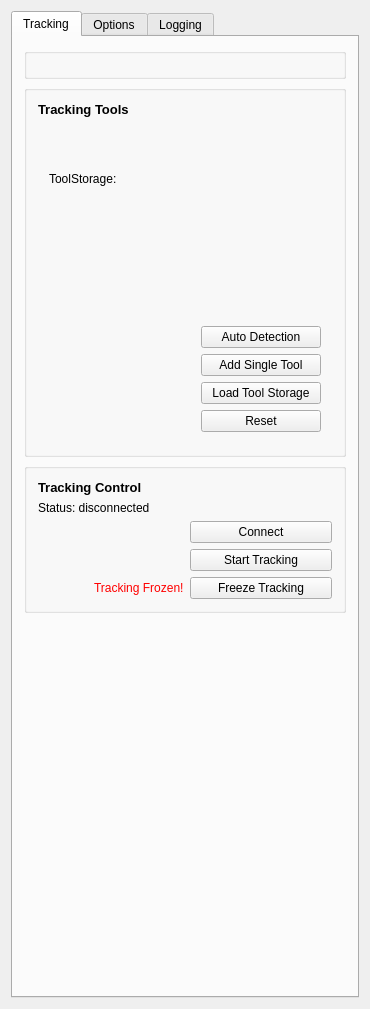
<?xml version="1.0" encoding="UTF-8"?>
<ui version="4.0">
 <class>QmitkMITKIGTTrackingToolboxViewControls</class>
 <widget class="QWidget" name="QmitkMITKIGTTrackingToolboxViewControls">
  <property name="geometry">
   <rect>
    <x>0</x>
    <y>0</y>
    <width>370</width>
    <height>1009</height>
   </rect>
  </property>
  <property name="minimumSize">
   <size>
    <width>0</width>
    <height>0</height>
   </size>
  </property>
  <property name="windowTitle">
   <string>QmitkTemplate</string>
  </property>
  <layout class="QVBoxLayout" name="verticalLayout_3">
   <item>
    <widget class="QTabWidget" name="m_MainWidget">
     <property name="currentIndex">
      <number>0</number>
     </property>
     <widget class="QWidget" name="tab">
      <attribute name="title">
       <string>Tracking</string>
      </attribute>
      <layout class="QVBoxLayout" name="verticalLayout_9">
       <item>
        <widget class="QGroupBox" name="groupBox_3">
         <property name="sizePolicy">
          <sizepolicy hsizetype="Preferred" vsizetype="Fixed">
           <horstretch>0</horstretch>
           <verstretch>0</verstretch>
          </sizepolicy>
         </property>
         <property name="minimumSize">
          <size>
           <width>0</width>
           <height>0</height>
          </size>
         </property>
         <property name="maximumSize">
          <size>
           <width>16777215</width>
           <height>280</height>
          </size>
         </property>
         <property name="title">
          <string/>
         </property>
         <layout class="QVBoxLayout" name="verticalLayout_4">
          <item>
           <widget class="QmitkTrackingDeviceConfigurationWidget" name="m_configurationWidget" native="true">
            <property name="sizePolicy">
             <sizepolicy hsizetype="Preferred" vsizetype="Fixed">
              <horstretch>0</horstretch>
              <verstretch>0</verstretch>
             </sizepolicy>
            </property>
           </widget>
          </item>
         </layout>
        </widget>
       </item>
       <item>
        <widget class="QGroupBox" name="m_TrackingToolsGoupBox">
         <property name="title">
          <string/>
         </property>
         <layout class="QVBoxLayout" name="verticalLayout_5">
          <item>
           <widget class="QLabel" name="label_2">
            <property name="font">
             <font>
              <pointsize>6</pointsize>
              <weight>75</weight>
              <bold>true</bold>
             </font>
            </property>
            <property name="text">
             <string>&lt;!DOCTYPE HTML PUBLIC &quot;-//W3C//DTD HTML 4.0//EN&quot; &quot;http://www.w3.org/TR/REC-html40/strict.dtd&quot;&gt;
&lt;html&gt;&lt;head&gt;&lt;meta name=&quot;qrichtext&quot; content=&quot;1&quot; /&gt;&lt;style type=&quot;text/css&quot;&gt;
p, li { white-space: pre-wrap; }
&lt;/style&gt;&lt;/head&gt;&lt;body style=&quot; font-family:'MS Shell Dlg 2'; font-size:7.8pt; font-weight:400; font-style:normal;&quot;&gt;
&lt;p style=&quot; margin-top:0px; margin-bottom:0px; margin-left:0px; margin-right:0px; -qt-block-indent:0; text-indent:0px;&quot;&gt;&lt;span style=&quot; font-size:10pt; font-weight:600;&quot;&gt;Tracking Tools&lt;/span&gt;&lt;/p&gt;&lt;/body&gt;&lt;/html&gt;</string>
            </property>
           </widget>
          </item>
          <item>
           <widget class="QStackedWidget" name="m_TrackingToolsWidget">
            <property name="lineWidth">
             <number>0</number>
            </property>
            <property name="currentIndex">
             <number>0</number>
            </property>
            <widget class="QWidget" name="page">
             <layout class="QVBoxLayout" name="verticalLayout_11">
              <item>
               <layout class="QHBoxLayout" name="horizontalLayout_3">
                <item>
                 <widget class="QLabel" name="label_4">
                  <property name="text">
                   <string>ToolStorage:</string>
                  </property>
                 </widget>
                </item>
                <item>
                 <widget class="QLabel" name="m_toolLabel">
                  <property name="text">
                   <string>&lt;none&gt;</string>
                  </property>
                 </widget>
                </item>
                <item>
                 <spacer name="horizontalSpacer">
                  <property name="orientation">
                   <enum>Qt::Horizontal</enum>
                  </property>
                  <property name="sizeHint" stdset="0">
                   <size>
                    <width>40</width>
                    <height>20</height>
                   </size>
                  </property>
                 </spacer>
                </item>
               </layout>
              </item>
              <item>
               <widget class="QmitkToolTrackingStatusWidget" name="m_TrackingToolsStatusWidget" native="true">
                <property name="minimumSize">
                 <size>
                  <width>200</width>
                  <height>80</height>
                 </size>
                </property>
               </widget>
              </item>
              <item>
               <layout class="QHBoxLayout" name="horizontalLayout_9">
                <item>
                 <spacer name="horizontalSpacer_7">
                  <property name="orientation">
                   <enum>Qt::Horizontal</enum>
                  </property>
                  <property name="sizeHint" stdset="0">
                   <size>
                    <width>13</width>
                    <height>49</height>
                   </size>
                  </property>
                 </spacer>
                </item>
                <item>
                 <layout class="QVBoxLayout" name="verticalLayout">
                  <item>
                   <widget class="QPushButton" name="m_AutoDetectTools">
                    <property name="minimumSize">
                     <size>
                      <width>120</width>
                      <height>0</height>
                     </size>
                    </property>
                    <property name="text">
                     <string>Auto Detection</string>
                    </property>
                   </widget>
                  </item>
                  <item>
                   <widget class="QPushButton" name="m_AddSingleTool">
                    <property name="minimumSize">
                     <size>
                      <width>120</width>
                      <height>0</height>
                     </size>
                    </property>
                    <property name="text">
                     <string>Add Single Tool</string>
                    </property>
                   </widget>
                  </item>
                  <item>
                   <widget class="QPushButton" name="m_LoadTools">
                    <property name="minimumSize">
                     <size>
                      <width>120</width>
                      <height>0</height>
                     </size>
                    </property>
                    <property name="text">
                     <string>Load Tool Storage</string>
                    </property>
                   </widget>
                  </item>
                  <item>
                   <widget class="QPushButton" name="m_ResetTools">
                    <property name="minimumSize">
                     <size>
                      <width>120</width>
                      <height>0</height>
                     </size>
                    </property>
                    <property name="text">
                     <string>Reset</string>
                    </property>
                   </widget>
                  </item>
                 </layout>
                </item>
               </layout>
              </item>
             </layout>
            </widget>
            <widget class="QWidget" name="page_2">
             <layout class="QVBoxLayout" name="verticalLayout_10">
              <item>
               <widget class="QmitkNavigationToolCreationWidget" name="m_NavigationToolCreationWidget" native="true"/>
              </item>
             </layout>
            </widget>
           </widget>
          </item>
         </layout>
        </widget>
       </item>
       <item>
        <widget class="QGroupBox" name="m_TrackingControlsGroupBox">
         <property name="title">
          <string/>
         </property>
         <layout class="QVBoxLayout" name="verticalLayout_2">
          <item>
           <widget class="QLabel" name="label_3">
            <property name="text">
             <string>&lt;!DOCTYPE HTML PUBLIC &quot;-//W3C//DTD HTML 4.0//EN&quot; &quot;http://www.w3.org/TR/REC-html40/strict.dtd&quot;&gt;
&lt;html&gt;&lt;head&gt;&lt;meta name=&quot;qrichtext&quot; content=&quot;1&quot; /&gt;&lt;style type=&quot;text/css&quot;&gt;
p, li { white-space: pre-wrap; }
&lt;/style&gt;&lt;/head&gt;&lt;body style=&quot; font-family:'MS Shell Dlg 2'; font-size:7.8pt; font-weight:400; font-style:normal;&quot;&gt;
&lt;p style=&quot; margin-top:0px; margin-bottom:0px; margin-left:0px; margin-right:0px; -qt-block-indent:0; text-indent:0px;&quot;&gt;&lt;span style=&quot; font-size:10pt; font-weight:600;&quot;&gt;Tracking Control&lt;/span&gt;&lt;/p&gt;&lt;/body&gt;&lt;/html&gt;</string>
            </property>
           </widget>
          </item>
          <item>
           <widget class="QLabel" name="m_TrackingControlLabel">
            <property name="text">
             <string>Status: disconnected</string>
            </property>
           </widget>
          </item>
          <item>
           <layout class="QHBoxLayout" name="horizontalLayout">
            <item>
             <spacer name="horizontalSpacer_11">
              <property name="orientation">
               <enum>Qt::Horizontal</enum>
              </property>
              <property name="sizeHint" stdset="0">
               <size>
                <width>40</width>
                <height>20</height>
               </size>
              </property>
             </spacer>
            </item>
            <item>
             <widget class="QPushButton" name="m_ConnectDisconnectButton">
              <property name="minimumSize">
               <size>
                <width>142</width>
                <height>0</height>
               </size>
              </property>
              <property name="text">
               <string>Connect</string>
              </property>
             </widget>
            </item>
           </layout>
          </item>
          <item>
           <layout class="QHBoxLayout" name="horizontalLayout_2">
            <item>
             <spacer name="horizontalSpacer_2">
              <property name="orientation">
               <enum>Qt::Horizontal</enum>
              </property>
              <property name="sizeHint" stdset="0">
               <size>
                <width>40</width>
                <height>20</height>
               </size>
              </property>
             </spacer>
            </item>
            <item>
             <widget class="QPushButton" name="m_StartStopTrackingButton">
              <property name="minimumSize">
               <size>
                <width>142</width>
                <height>0</height>
               </size>
              </property>
              <property name="text">
               <string>Start Tracking</string>
              </property>
             </widget>
            </item>
           </layout>
          </item>
          <item>
           <layout class="QHBoxLayout" name="horizontalLayout_11">
            <item>
             <spacer name="horizontalSpacer_9">
              <property name="orientation">
               <enum>Qt::Horizontal</enum>
              </property>
              <property name="sizeHint" stdset="0">
               <size>
                <width>40</width>
                <height>20</height>
               </size>
              </property>
             </spacer>
            </item>
            <item>
             <widget class="QLabel" name="m_TrackingFrozenLabel">
              <property name="text">
               <string>&lt;html&gt;&lt;head/&gt;&lt;body&gt;&lt;p&gt;&lt;span style=&quot; color:#ff0000;&quot;&gt;Tracking Frozen!&lt;/span&gt;&lt;/p&gt;&lt;/body&gt;&lt;/html&gt;</string>
              </property>
             </widget>
            </item>
            <item>
             <widget class="QPushButton" name="m_FreezeUnfreezeTrackingButton">
              <property name="enabled">
               <bool>true</bool>
              </property>
              <property name="minimumSize">
               <size>
                <width>142</width>
                <height>0</height>
               </size>
              </property>
              <property name="text">
               <string>Freeze Tracking</string>
              </property>
             </widget>
            </item>
           </layout>
          </item>
         </layout>
        </widget>
       </item>
       <item>
        <spacer name="verticalSpacer">
         <property name="orientation">
          <enum>Qt::Vertical</enum>
         </property>
         <property name="sizeHint" stdset="0">
          <size>
           <width>20</width>
           <height>40</height>
          </size>
         </property>
        </spacer>
       </item>
      </layout>
     </widget>
     <widget class="QWidget" name="tab_2">
      <attribute name="title">
       <string>Options</string>
      </attribute>
      <layout class="QVBoxLayout" name="verticalLayout_13">
       <item>
        <layout class="QHBoxLayout" name="horizontalLayout_12">
         <item>
          <widget class="QCheckBox" name="m_DisableAllTimers">
           <property name="text">
            <string>Disable All Timers</string>
           </property>
          </widget>
         </item>
         <item>
          <widget class="QLabel" name="m_renderWarningLabel">
           <property name="enabled">
            <bool>true</bool>
           </property>
           <property name="text">
            <string>&lt;html&gt;&lt;head/&gt;&lt;body&gt;&lt;p align=&quot;right&quot;&gt;&lt;span style=&quot; color:#ff0000;&quot;&gt;Rendering Disabled!&lt;/span&gt;&lt;/p&gt;&lt;/body&gt;&lt;/html&gt;</string>
           </property>
           <property name="textFormat">
            <enum>Qt::AutoText</enum>
           </property>
          </widget>
         </item>
        </layout>
       </item>
       <item>
        <widget class="QGroupBox" name="m_UpdateRateOptionsGroupBox">
         <property name="title">
          <string>Update Rate Options</string>
         </property>
         <layout class="QVBoxLayout" name="verticalLayout_14">
          <item>
           <layout class="QHBoxLayout" name="horizontalLayout_6">
            <item>
             <widget class="QLabel" name="m_OptionsUpdateRateLabel">
              <property name="text">
               <string>Update Rate [per second]</string>
              </property>
             </widget>
            </item>
            <item>
             <spacer name="horizontalSpacer_5">
              <property name="orientation">
               <enum>Qt::Horizontal</enum>
              </property>
              <property name="sizeHint" stdset="0">
               <size>
                <width>40</width>
                <height>20</height>
               </size>
              </property>
             </spacer>
            </item>
            <item>
             <widget class="QSpinBox" name="m_UpdateRate">
              <property name="maximum">
               <number>100</number>
              </property>
              <property name="value">
               <number>10</number>
              </property>
             </widget>
            </item>
           </layout>
          </item>
          <item>
           <widget class="QCheckBox" name="m_UseDifferentUpdateRates">
            <property name="text">
             <string>Use different Render and Log Update Rates</string>
            </property>
           </widget>
          </item>
          <item>
           <layout class="QHBoxLayout" name="horizontalLayout_8" stretch="0,0,0">
            <item>
             <widget class="QLabel" name="m_OptionsRenderUpdateRateLabel">
              <property name="enabled">
               <bool>false</bool>
              </property>
              <property name="text">
               <string>Render Update Rate [fps]</string>
              </property>
             </widget>
            </item>
            <item>
             <spacer name="horizontalSpacer_3">
              <property name="orientation">
               <enum>Qt::Horizontal</enum>
              </property>
              <property name="sizeHint" stdset="0">
               <size>
                <width>40</width>
                <height>20</height>
               </size>
              </property>
             </spacer>
            </item>
            <item>
             <widget class="QSpinBox" name="m_RenderUpdateRate">
              <property name="enabled">
               <bool>false</bool>
              </property>
              <property name="minimum">
               <number>0</number>
              </property>
              <property name="maximum">
               <number>100</number>
              </property>
              <property name="value">
               <number>10</number>
              </property>
             </widget>
            </item>
           </layout>
          </item>
          <item>
           <layout class="QHBoxLayout" name="horizontalLayout_10">
            <item>
             <widget class="QLabel" name="m_OptionsLogUpdateRateLabel">
              <property name="enabled">
               <bool>false</bool>
              </property>
              <property name="text">
               <string>Log Update Rate [per second]</string>
              </property>
             </widget>
            </item>
            <item>
             <spacer name="horizontalSpacer_8">
              <property name="orientation">
               <enum>Qt::Horizontal</enum>
              </property>
              <property name="sizeHint" stdset="0">
               <size>
                <width>40</width>
                <height>20</height>
               </size>
              </property>
             </spacer>
            </item>
            <item>
             <widget class="QSpinBox" name="m_LogUpdateRate">
              <property name="enabled">
               <bool>false</bool>
              </property>
              <property name="minimum">
               <number>1</number>
              </property>
              <property name="maximum">
               <number>120</number>
              </property>
              <property name="singleStep">
               <number>10</number>
              </property>
              <property name="value">
               <number>60</number>
              </property>
             </widget>
            </item>
           </layout>
          </item>
         </layout>
        </widget>
       </item>
       <item>
        <widget class="QGroupBox" name="groupBox">
         <property name="title">
          <string>Tracking Volume Options</string>
         </property>
         <layout class="QVBoxLayout" name="verticalLayout_7">
          <item>
           <widget class="QCheckBox" name="m_ShowTrackingVolume">
            <property name="enabled">
             <bool>true</bool>
            </property>
            <property name="text">
             <string>Show Tracking Volume</string>
            </property>
            <property name="checked">
             <bool>true</bool>
            </property>
           </widget>
          </item>
          <item>
           <widget class="QLabel" name="label_5">
            <property name="text">
             <string>Select Model:</string>
            </property>
           </widget>
          </item>
          <item>
           <widget class="QComboBox" name="m_VolumeSelectionBox"/>
          </item>
         </layout>
        </widget>
       </item>
       <item>
        <widget class="QGroupBox" name="m_OtherOptionsGroupBox">
         <property name="title">
          <string>Other Options</string>
         </property>
         <layout class="QVBoxLayout" name="verticalLayout_12">
          <item>
           <widget class="QCheckBox" name="m_ShowToolQuaternions">
            <property name="text">
             <string>Show Tool Quaternions</string>
            </property>
           </widget>
          </item>
          <item>
           <widget class="QCheckBox" name="m_EnableOpenIGTLinkMicroService">
            <property name="text">
             <string>Enable Open IGT Link MicroService</string>
            </property>
            <property name="checked">
             <bool>true</bool>
            </property>
           </widget>
          </item>
          <item>
           <widget class="QLabel" name="label_6">
            <property name="text">
             <string>Caution, only for backward compatibility:</string>
            </property>
           </widget>
          </item>
          <item>
           <widget class="QCheckBox" name="m_InverseMode">
            <property name="text">
             <string>Inverse mode (Quaternions are stored inverse)</string>
            </property>
           </widget>
          </item>
         </layout>
        </widget>
       </item>
       <item>
        <spacer name="verticalSpacer_3">
         <property name="orientation">
          <enum>Qt::Vertical</enum>
         </property>
         <property name="sizeHint" stdset="0">
          <size>
           <width>20</width>
           <height>600</height>
          </size>
         </property>
        </spacer>
       </item>
      </layout>
     </widget>
     <widget class="QWidget" name="tab_3">
      <attribute name="title">
       <string>Logging</string>
      </attribute>
      <layout class="QVBoxLayout" name="verticalLayout_8">
       <item>
        <layout class="QHBoxLayout" name="horizontalLayout_4">
         <item>
          <widget class="QLabel" name="label">
           <property name="text">
            <string>Filename:</string>
           </property>
          </widget>
         </item>
         <item>
          <widget class="QLineEdit" name="m_LoggingFileName"/>
         </item>
         <item>
          <widget class="QPushButton" name="m_ChooseFile">
           <property name="text">
            <string>Choose File</string>
           </property>
          </widget>
         </item>
        </layout>
       </item>
       <item>
        <layout class="QHBoxLayout" name="horizontalLayout_7">
         <item>
          <widget class="QCheckBox" name="m_LoggingLimit">
           <property name="text">
            <string>Limit Number Of Logged Frames:</string>
           </property>
          </widget>
         </item>
         <item>
          <spacer name="horizontalSpacer_6">
           <property name="orientation">
            <enum>Qt::Horizontal</enum>
           </property>
           <property name="sizeHint" stdset="0">
            <size>
             <width>40</width>
             <height>20</height>
            </size>
           </property>
          </spacer>
         </item>
         <item>
          <widget class="QSpinBox" name="m_LoggedFramesLimit">
           <property name="minimum">
            <number>1</number>
           </property>
           <property name="maximum">
            <number>9999</number>
           </property>
           <property name="value">
            <number>300</number>
           </property>
          </widget>
         </item>
        </layout>
       </item>
       <item>
        <widget class="QRadioButton" name="m_csvFormat">
         <property name="text">
          <string>CSV format</string>
         </property>
         <property name="checked">
          <bool>true</bool>
         </property>
        </widget>
       </item>
       <item>
        <widget class="QRadioButton" name="m_xmlFormat">
         <property name="text">
          <string>XML format</string>
         </property>
        </widget>
       </item>
       <item>
        <widget class="QGroupBox" name="groupBox_4">
         <property name="title">
          <string>Logging Status</string>
         </property>
         <layout class="QVBoxLayout" name="verticalLayout_6">
          <item>
           <widget class="QLabel" name="m_LoggingLabel">
            <property name="text">
             <string>Logging OFF</string>
            </property>
           </widget>
          </item>
          <item>
           <widget class="QLabel" name="m_LoggedFramesLabel">
            <property name="text">
             <string>Logged Frames: 0</string>
            </property>
           </widget>
          </item>
         </layout>
        </widget>
       </item>
       <item>
        <layout class="QHBoxLayout" name="horizontalLayout_5">
         <item>
          <spacer name="horizontalSpacer_4">
           <property name="orientation">
            <enum>Qt::Horizontal</enum>
           </property>
           <property name="sizeHint" stdset="0">
            <size>
             <width>40</width>
             <height>20</height>
            </size>
           </property>
          </spacer>
         </item>
         <item>
          <widget class="QPushButton" name="m_StartLogging">
           <property name="text">
            <string>Start Logging</string>
           </property>
          </widget>
         </item>
         <item>
          <widget class="QPushButton" name="m_StopLogging">
           <property name="text">
            <string>Stop Logging</string>
           </property>
          </widget>
         </item>
        </layout>
       </item>
       <item>
        <spacer name="verticalSpacer_2">
         <property name="orientation">
          <enum>Qt::Vertical</enum>
         </property>
         <property name="sizeHint" stdset="0">
          <size>
           <width>20</width>
           <height>40</height>
          </size>
         </property>
        </spacer>
       </item>
      </layout>
     </widget>
    </widget>
   </item>
  </layout>
 </widget>
 <layoutdefault spacing="6" margin="11"/>
 <customwidgets>
  <customwidget>
   <class>QmitkTrackingDeviceConfigurationWidget</class>
   <extends>QWidget</extends>
   <header>QmitkTrackingDeviceConfigurationWidget.h</header>
   <container>1</container>
  </customwidget>
  <customwidget>
   <class>QmitkToolTrackingStatusWidget</class>
   <extends>QWidget</extends>
   <header>QmitkToolTrackingStatusWidget.h</header>
   <container>1</container>
  </customwidget>
  <customwidget>
   <class>QmitkNavigationToolCreationWidget</class>
   <extends>QWidget</extends>
   <header>QmitkNavigationToolCreationWidget.h</header>
   <container>1</container>
  </customwidget>
 </customwidgets>
 <resources/>
 <connections/>
</ui>
